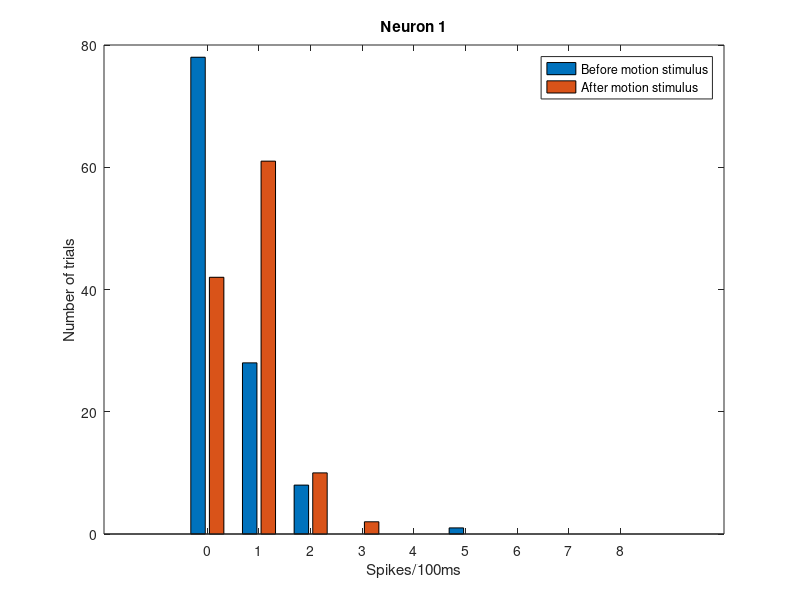
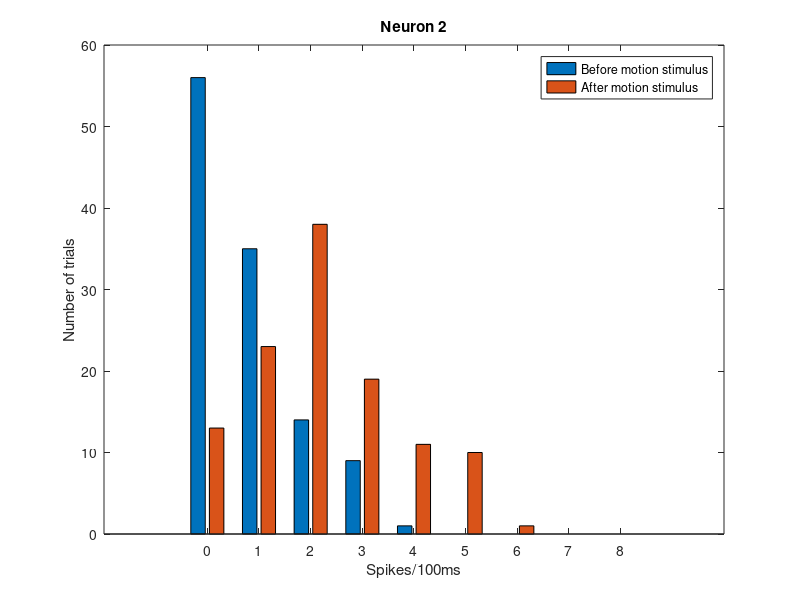

Source code (MATLAB) for these figures, in order: (Note: this script raises an error after producing the figures.)
% Student ID: 260807111

% Load the data
load('decodingLabData.mat');

% Verify figure 
%labHandOutFigure;
%% 3 ROC Neurometric Analysis
% a) Histogram
beforeStim_1 = neuron1(:, 400:499);
afterStim_1 = neuron1(:, 540:639);
beforeStim_2 = neuron2(:, 400:499);
afterStim_2 = neuron2(:, 540:639); 



N1_0 = figure(1);
histBeforeN1 = hist(sum(beforeStim_1, 2), 0:8);
histAfterN1 = hist(sum(afterStim_1, 2), 0:8);
bar(0:8, [histBeforeN1;histAfterN1]');
title('Neuron 1') ;
xlabel('Spikes/100ms');
ylabel('Number of trials');
legend('Before motion stimulus', 'After motion stimulus');
saveas(N1_0,'HistN1-0.jpg');

N2_0 = figure(2);
histBeforeN2 = hist(sum(beforeStim_2, 2), 0:8);
histAfterN2 = hist(sum(afterStim_2, 2), 0:8);
bar(0:8, [histBeforeN2;histAfterN2]');
title('Neuron 2');
xlabel('Spikes/100ms')
ylabel('Number of trials')
legend('Before motion stimulus', 'After motion stimulus');
saveas(N2_0,'HistN2-0.jpg');

% b) ROC areas
areaN1 = ROC(histBeforeN1, histAfterN1);
areaN2 = ROC(histBeforeN2, histAfterN2);

%% 4 ROC Detect Probability

% a) Histograms
success = find(~isnan(responseTime));
fails = find(isnan(responseTime));

successTrials_1 = hist(sum(afterStim_1(success,:), 2), 0:8);
failedTrials_1 = hist(sum(afterStim_1(fails,:), 2), 0:8);

successTrials_2 = hist(sum(afterStim_2(success,:), 2), 0:8);
failedTrials_2 = hist(sum(afterStim_2(fails,:), 2), 0:8);

N1_1 = figure(3);
bar(0:8, [failedTrials_1;successTrials_1]');
title('Neuron 1');
xlabel('Spikes/100ms');
ylabel('Number of trials');
legend('Successful Trials', 'Unsuccessful Trials');
saveas(N1_1,'HistN1-1.jpg');

N2_1 = figure(4);
bar(0:8, [failedTrials_2;successTrials_2]');
title('Neuron 2');
xlabel('Spikes/100ms');
ylabel('Number of trials');
legend('Successful Trials', 'Unsuccessful Trials');
saveas(N2_1,'HistN2-1.jpg');

% b) ROC Areas
area_N1 = ROC(failedTrials_1, successTrials_1);
area_N2 = ROC(failedTrials_2, successTrials_2);






